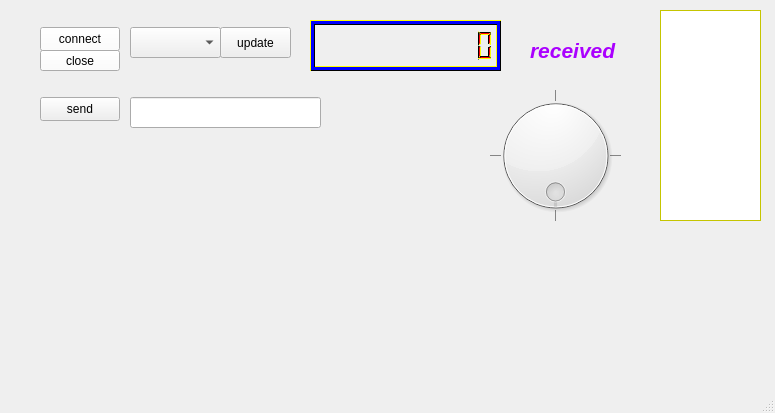
<?xml version="1.0" encoding="UTF-8"?>
<ui version="4.0">
 <class>MainWindow</class>
 <widget class="QMainWindow" name="MainWindow">
  <property name="geometry">
   <rect>
    <x>0</x>
    <y>0</y>
    <width>775</width>
    <height>413</height>
   </rect>
  </property>
  <property name="windowTitle">
   <string>Multimeter</string>
  </property>
  <property name="windowIcon">
   <iconset theme="applications-science">
    <normalon>../../Fontys/semester 6/afbeeldingen/Schermafbeelding 2023-09-21 153037.jpg</normalon>
   </iconset>
  </property>
  <property name="layoutDirection">
   <enum>Qt::LeftToRight</enum>
  </property>
  <property name="autoFillBackground">
   <bool>false</bool>
  </property>
  <widget class="QWidget" name="centralwidget">
   <widget class="QComboBox" name="cmbPorts">
    <property name="geometry">
     <rect>
      <x>130</x>
      <y>27</y>
      <width>91</width>
      <height>31</height>
     </rect>
    </property>
   </widget>
   <widget class="QPushButton" name="btnConnect">
    <property name="geometry">
     <rect>
      <x>40</x>
      <y>27</y>
      <width>80</width>
      <height>24</height>
     </rect>
    </property>
    <property name="palette">
     <palette>
      <active>
       <colorrole role="WindowText">
        <brush brushstyle="SolidPattern">
         <color alpha="255">
          <red>0</red>
          <green>0</green>
          <blue>0</blue>
         </color>
        </brush>
       </colorrole>
       <colorrole role="Button">
        <brush brushstyle="SolidPattern">
         <color alpha="255">
          <red>255</red>
          <green>255</green>
          <blue>255</blue>
         </color>
        </brush>
       </colorrole>
       <colorrole role="Text">
        <brush brushstyle="SolidPattern">
         <color alpha="255">
          <red>0</red>
          <green>0</green>
          <blue>0</blue>
         </color>
        </brush>
       </colorrole>
       <colorrole role="ButtonText">
        <brush brushstyle="SolidPattern">
         <color alpha="255">
          <red>0</red>
          <green>0</green>
          <blue>0</blue>
         </color>
        </brush>
       </colorrole>
      </active>
      <inactive>
       <colorrole role="WindowText">
        <brush brushstyle="SolidPattern">
         <color alpha="255">
          <red>0</red>
          <green>0</green>
          <blue>0</blue>
         </color>
        </brush>
       </colorrole>
       <colorrole role="Button">
        <brush brushstyle="SolidPattern">
         <color alpha="255">
          <red>255</red>
          <green>255</green>
          <blue>255</blue>
         </color>
        </brush>
       </colorrole>
       <colorrole role="Text">
        <brush brushstyle="SolidPattern">
         <color alpha="255">
          <red>0</red>
          <green>0</green>
          <blue>0</blue>
         </color>
        </brush>
       </colorrole>
       <colorrole role="ButtonText">
        <brush brushstyle="SolidPattern">
         <color alpha="255">
          <red>0</red>
          <green>0</green>
          <blue>0</blue>
         </color>
        </brush>
       </colorrole>
      </inactive>
      <disabled>
       <colorrole role="Button">
        <brush brushstyle="SolidPattern">
         <color alpha="255">
          <red>255</red>
          <green>255</green>
          <blue>255</blue>
         </color>
        </brush>
       </colorrole>
      </disabled>
     </palette>
    </property>
    <property name="text">
     <string>connect</string>
    </property>
   </widget>
   <widget class="QLineEdit" name="leSendData">
    <property name="geometry">
     <rect>
      <x>130</x>
      <y>97</y>
      <width>191</width>
      <height>31</height>
     </rect>
    </property>
    <property name="text">
     <string/>
    </property>
   </widget>
   <widget class="QPushButton" name="btnSend">
    <property name="geometry">
     <rect>
      <x>40</x>
      <y>97</y>
      <width>80</width>
      <height>24</height>
     </rect>
    </property>
    <property name="text">
     <string>send</string>
    </property>
   </widget>
   <widget class="QLabel" name="label">
    <property name="geometry">
     <rect>
      <x>530</x>
      <y>40</y>
      <width>101</width>
      <height>20</height>
     </rect>
    </property>
    <property name="palette">
     <palette>
      <active>
       <colorrole role="WindowText">
        <brush brushstyle="SolidPattern">
         <color alpha="255">
          <red>170</red>
          <green>0</green>
          <blue>255</blue>
         </color>
        </brush>
       </colorrole>
      </active>
      <inactive>
       <colorrole role="WindowText">
        <brush brushstyle="SolidPattern">
         <color alpha="255">
          <red>170</red>
          <green>0</green>
          <blue>255</blue>
         </color>
        </brush>
       </colorrole>
      </inactive>
      <disabled/>
     </palette>
    </property>
    <property name="font">
     <font>
      <pointsize>16</pointsize>
      <italic>true</italic>
      <bold>true</bold>
     </font>
    </property>
    <property name="text">
     <string>received</string>
    </property>
   </widget>
   <widget class="QLCDNumber" name="lcdData">
    <property name="geometry">
     <rect>
      <x>310</x>
      <y>20</y>
      <width>191</width>
      <height>51</height>
     </rect>
    </property>
    <property name="palette">
     <palette>
      <active>
       <colorrole role="WindowText">
        <brush brushstyle="SolidPattern">
         <color alpha="255">
          <red>255</red>
          <green>0</green>
          <blue>0</blue>
         </color>
        </brush>
       </colorrole>
       <colorrole role="Light">
        <brush brushstyle="SolidPattern">
         <color alpha="255">
          <red>0</red>
          <green>0</green>
          <blue>0</blue>
         </color>
        </brush>
       </colorrole>
       <colorrole role="Midlight">
        <brush brushstyle="SolidPattern">
         <color alpha="255">
          <red>255</red>
          <green>255</green>
          <blue>0</blue>
         </color>
        </brush>
       </colorrole>
       <colorrole role="Dark">
        <brush brushstyle="SolidPattern">
         <color alpha="255">
          <red>255</red>
          <green>255</green>
          <blue>0</blue>
         </color>
        </brush>
       </colorrole>
       <colorrole role="Mid">
        <brush brushstyle="SolidPattern">
         <color alpha="255">
          <red>0</red>
          <green>0</green>
          <blue>255</blue>
         </color>
        </brush>
       </colorrole>
       <colorrole role="Text">
        <brush brushstyle="SolidPattern">
         <color alpha="255">
          <red>170</red>
          <green>0</green>
          <blue>0</blue>
         </color>
        </brush>
       </colorrole>
       <colorrole role="Window">
        <brush brushstyle="SolidPattern">
         <color alpha="255">
          <red>255</red>
          <green>255</green>
          <blue>255</blue>
         </color>
        </brush>
       </colorrole>
       <colorrole role="Shadow">
        <brush brushstyle="SolidPattern">
         <color alpha="255">
          <red>170</red>
          <green>0</green>
          <blue>0</blue>
         </color>
        </brush>
       </colorrole>
       <colorrole role="PlaceholderText">
        <brush brushstyle="SolidPattern">
         <color alpha="128">
          <red>0</red>
          <green>0</green>
          <blue>255</blue>
         </color>
        </brush>
       </colorrole>
      </active>
      <inactive>
       <colorrole role="WindowText">
        <brush brushstyle="SolidPattern">
         <color alpha="255">
          <red>255</red>
          <green>0</green>
          <blue>0</blue>
         </color>
        </brush>
       </colorrole>
       <colorrole role="Light">
        <brush brushstyle="SolidPattern">
         <color alpha="255">
          <red>0</red>
          <green>0</green>
          <blue>0</blue>
         </color>
        </brush>
       </colorrole>
       <colorrole role="Midlight">
        <brush brushstyle="SolidPattern">
         <color alpha="255">
          <red>255</red>
          <green>255</green>
          <blue>0</blue>
         </color>
        </brush>
       </colorrole>
       <colorrole role="Dark">
        <brush brushstyle="SolidPattern">
         <color alpha="255">
          <red>255</red>
          <green>255</green>
          <blue>0</blue>
         </color>
        </brush>
       </colorrole>
       <colorrole role="Mid">
        <brush brushstyle="SolidPattern">
         <color alpha="255">
          <red>0</red>
          <green>0</green>
          <blue>255</blue>
         </color>
        </brush>
       </colorrole>
       <colorrole role="Text">
        <brush brushstyle="SolidPattern">
         <color alpha="255">
          <red>170</red>
          <green>0</green>
          <blue>0</blue>
         </color>
        </brush>
       </colorrole>
       <colorrole role="Window">
        <brush brushstyle="SolidPattern">
         <color alpha="255">
          <red>255</red>
          <green>255</green>
          <blue>255</blue>
         </color>
        </brush>
       </colorrole>
       <colorrole role="Shadow">
        <brush brushstyle="SolidPattern">
         <color alpha="255">
          <red>170</red>
          <green>0</green>
          <blue>0</blue>
         </color>
        </brush>
       </colorrole>
       <colorrole role="PlaceholderText">
        <brush brushstyle="SolidPattern">
         <color alpha="128">
          <red>0</red>
          <green>0</green>
          <blue>255</blue>
         </color>
        </brush>
       </colorrole>
      </inactive>
      <disabled>
       <colorrole role="WindowText">
        <brush brushstyle="SolidPattern">
         <color alpha="255">
          <red>255</red>
          <green>255</green>
          <blue>0</blue>
         </color>
        </brush>
       </colorrole>
       <colorrole role="Light">
        <brush brushstyle="SolidPattern">
         <color alpha="255">
          <red>0</red>
          <green>0</green>
          <blue>0</blue>
         </color>
        </brush>
       </colorrole>
       <colorrole role="Midlight">
        <brush brushstyle="SolidPattern">
         <color alpha="255">
          <red>255</red>
          <green>255</green>
          <blue>0</blue>
         </color>
        </brush>
       </colorrole>
       <colorrole role="Dark">
        <brush brushstyle="SolidPattern">
         <color alpha="255">
          <red>255</red>
          <green>255</green>
          <blue>0</blue>
         </color>
        </brush>
       </colorrole>
       <colorrole role="Mid">
        <brush brushstyle="SolidPattern">
         <color alpha="255">
          <red>0</red>
          <green>0</green>
          <blue>255</blue>
         </color>
        </brush>
       </colorrole>
       <colorrole role="Text">
        <brush brushstyle="SolidPattern">
         <color alpha="255">
          <red>255</red>
          <green>255</green>
          <blue>0</blue>
         </color>
        </brush>
       </colorrole>
       <colorrole role="ButtonText">
        <brush brushstyle="SolidPattern">
         <color alpha="255">
          <red>255</red>
          <green>255</green>
          <blue>0</blue>
         </color>
        </brush>
       </colorrole>
       <colorrole role="Base">
        <brush brushstyle="SolidPattern">
         <color alpha="255">
          <red>255</red>
          <green>255</green>
          <blue>255</blue>
         </color>
        </brush>
       </colorrole>
       <colorrole role="Window">
        <brush brushstyle="SolidPattern">
         <color alpha="255">
          <red>255</red>
          <green>255</green>
          <blue>255</blue>
         </color>
        </brush>
       </colorrole>
       <colorrole role="Shadow">
        <brush brushstyle="SolidPattern">
         <color alpha="255">
          <red>170</red>
          <green>0</green>
          <blue>0</blue>
         </color>
        </brush>
       </colorrole>
       <colorrole role="PlaceholderText">
        <brush brushstyle="SolidPattern">
         <color alpha="128">
          <red>0</red>
          <green>0</green>
          <blue>255</blue>
         </color>
        </brush>
       </colorrole>
      </disabled>
     </palette>
    </property>
    <property name="layoutDirection">
     <enum>Qt::LeftToRight</enum>
    </property>
    <property name="autoFillBackground">
     <bool>false</bool>
    </property>
    <property name="frameShape">
     <enum>QFrame::Box</enum>
    </property>
    <property name="frameShadow">
     <enum>QFrame::Sunken</enum>
    </property>
    <property name="midLineWidth">
     <number>3</number>
    </property>
    <property name="smallDecimalPoint">
     <bool>true</bool>
    </property>
    <property name="digitCount">
     <number>10</number>
    </property>
    <property name="value" stdset="0">
     <double>0.000000000000000</double>
    </property>
    <property name="intValue" stdset="0">
     <number>0</number>
    </property>
   </widget>
   <widget class="QPushButton" name="btnUpdatePorts">
    <property name="geometry">
     <rect>
      <x>220</x>
      <y>27</y>
      <width>71</width>
      <height>31</height>
     </rect>
    </property>
    <property name="text">
     <string>update</string>
    </property>
   </widget>
   <widget class="QPushButton" name="btnClose">
    <property name="geometry">
     <rect>
      <x>40</x>
      <y>50</y>
      <width>80</width>
      <height>21</height>
     </rect>
    </property>
    <property name="palette">
     <palette>
      <active>
       <colorrole role="WindowText">
        <brush brushstyle="SolidPattern">
         <color alpha="255">
          <red>0</red>
          <green>0</green>
          <blue>0</blue>
         </color>
        </brush>
       </colorrole>
       <colorrole role="Button">
        <brush brushstyle="SolidPattern">
         <color alpha="255">
          <red>255</red>
          <green>255</green>
          <blue>255</blue>
         </color>
        </brush>
       </colorrole>
      </active>
      <inactive>
       <colorrole role="WindowText">
        <brush brushstyle="SolidPattern">
         <color alpha="255">
          <red>0</red>
          <green>0</green>
          <blue>0</blue>
         </color>
        </brush>
       </colorrole>
       <colorrole role="Button">
        <brush brushstyle="SolidPattern">
         <color alpha="255">
          <red>255</red>
          <green>255</green>
          <blue>255</blue>
         </color>
        </brush>
       </colorrole>
      </inactive>
      <disabled>
       <colorrole role="Button">
        <brush brushstyle="SolidPattern">
         <color alpha="255">
          <red>255</red>
          <green>255</green>
          <blue>255</blue>
         </color>
        </brush>
       </colorrole>
      </disabled>
     </palette>
    </property>
    <property name="text">
     <string>close</string>
    </property>
   </widget>
   <widget class="QTextEdit" name="teReceived">
    <property name="geometry">
     <rect>
      <x>660</x>
      <y>10</y>
      <width>101</width>
      <height>211</height>
     </rect>
    </property>
    <property name="palette">
     <palette>
      <active>
       <colorrole role="WindowText">
        <brush brushstyle="SolidPattern">
         <color alpha="255">
          <red>170</red>
          <green>0</green>
          <blue>127</blue>
         </color>
        </brush>
       </colorrole>
       <colorrole role="Text">
        <brush brushstyle="SolidPattern">
         <color alpha="255">
          <red>170</red>
          <green>0</green>
          <blue>127</blue>
         </color>
        </brush>
       </colorrole>
       <colorrole role="Window">
        <brush brushstyle="SolidPattern">
         <color alpha="255">
          <red>255</red>
          <green>255</green>
          <blue>0</blue>
         </color>
        </brush>
       </colorrole>
      </active>
      <inactive>
       <colorrole role="WindowText">
        <brush brushstyle="SolidPattern">
         <color alpha="255">
          <red>170</red>
          <green>0</green>
          <blue>127</blue>
         </color>
        </brush>
       </colorrole>
       <colorrole role="Text">
        <brush brushstyle="SolidPattern">
         <color alpha="255">
          <red>170</red>
          <green>0</green>
          <blue>127</blue>
         </color>
        </brush>
       </colorrole>
       <colorrole role="Window">
        <brush brushstyle="SolidPattern">
         <color alpha="255">
          <red>255</red>
          <green>255</green>
          <blue>0</blue>
         </color>
        </brush>
       </colorrole>
      </inactive>
      <disabled>
       <colorrole role="Base">
        <brush brushstyle="SolidPattern">
         <color alpha="255">
          <red>255</red>
          <green>255</green>
          <blue>0</blue>
         </color>
        </brush>
       </colorrole>
       <colorrole role="Window">
        <brush brushstyle="SolidPattern">
         <color alpha="255">
          <red>255</red>
          <green>255</green>
          <blue>0</blue>
         </color>
        </brush>
       </colorrole>
      </disabled>
     </palette>
    </property>
    <property name="font">
     <font>
      <pointsize>11</pointsize>
     </font>
    </property>
   </widget>
   <widget class="QLabel" name="labelConnected">
    <property name="geometry">
     <rect>
      <x>130</x>
      <y>70</y>
      <width>121</width>
      <height>16</height>
     </rect>
    </property>
    <property name="palette">
     <palette>
      <active>
       <colorrole role="WindowText">
        <brush brushstyle="SolidPattern">
         <color alpha="255">
          <red>170</red>
          <green>85</green>
          <blue>255</blue>
         </color>
        </brush>
       </colorrole>
      </active>
      <inactive>
       <colorrole role="WindowText">
        <brush brushstyle="SolidPattern">
         <color alpha="255">
          <red>170</red>
          <green>85</green>
          <blue>255</blue>
         </color>
        </brush>
       </colorrole>
      </inactive>
      <disabled/>
     </palette>
    </property>
    <property name="font">
     <font>
      <italic>true</italic>
      <bold>true</bold>
     </font>
    </property>
    <property name="text">
     <string/>
    </property>
   </widget>
   <widget class="QDial" name="dialChooseMeasurement">
    <property name="geometry">
     <rect>
      <x>490</x>
      <y>80</y>
      <width>131</width>
      <height>151</height>
     </rect>
    </property>
    <property name="whatsThis">
     <string extracomment="choose "/>
    </property>
    <property name="layoutDirection">
     <enum>Qt::RightToLeft</enum>
    </property>
    <property name="autoFillBackground">
     <bool>false</bool>
    </property>
    <property name="maximum">
     <number>4</number>
    </property>
    <property name="singleStep">
     <number>1</number>
    </property>
    <property name="pageStep">
     <number>1</number>
    </property>
    <property name="value">
     <number>4</number>
    </property>
    <property name="sliderPosition">
     <number>4</number>
    </property>
    <property name="tracking">
     <bool>true</bool>
    </property>
    <property name="invertedAppearance">
     <bool>false</bool>
    </property>
    <property name="invertedControls">
     <bool>false</bool>
    </property>
    <property name="wrapping">
     <bool>true</bool>
    </property>
    <property name="notchTarget">
     <double>0.000000000000000</double>
    </property>
    <property name="notchesVisible">
     <bool>true</bool>
    </property>
   </widget>
   <widget class="QCustomPlot" name="plot" native="true">
    <property name="geometry">
     <rect>
      <x>50</x>
      <y>180</y>
      <width>291</width>
      <height>171</height>
     </rect>
    </property>
   </widget>
  </widget>
  <widget class="QMenuBar" name="menubar">
   <property name="geometry">
    <rect>
     <x>0</x>
     <y>0</y>
     <width>775</width>
     <height>21</height>
    </rect>
   </property>
  </widget>
  <widget class="QStatusBar" name="statusbar"/>
 </widget>
 <customwidgets>
  <customwidget>
   <class>QCustomPlot</class>
   <extends>QWidget</extends>
   <header>qcustomplot.h</header>
   <container>1</container>
  </customwidget>
 </customwidgets>
 <resources/>
 <connections/>
</ui>
